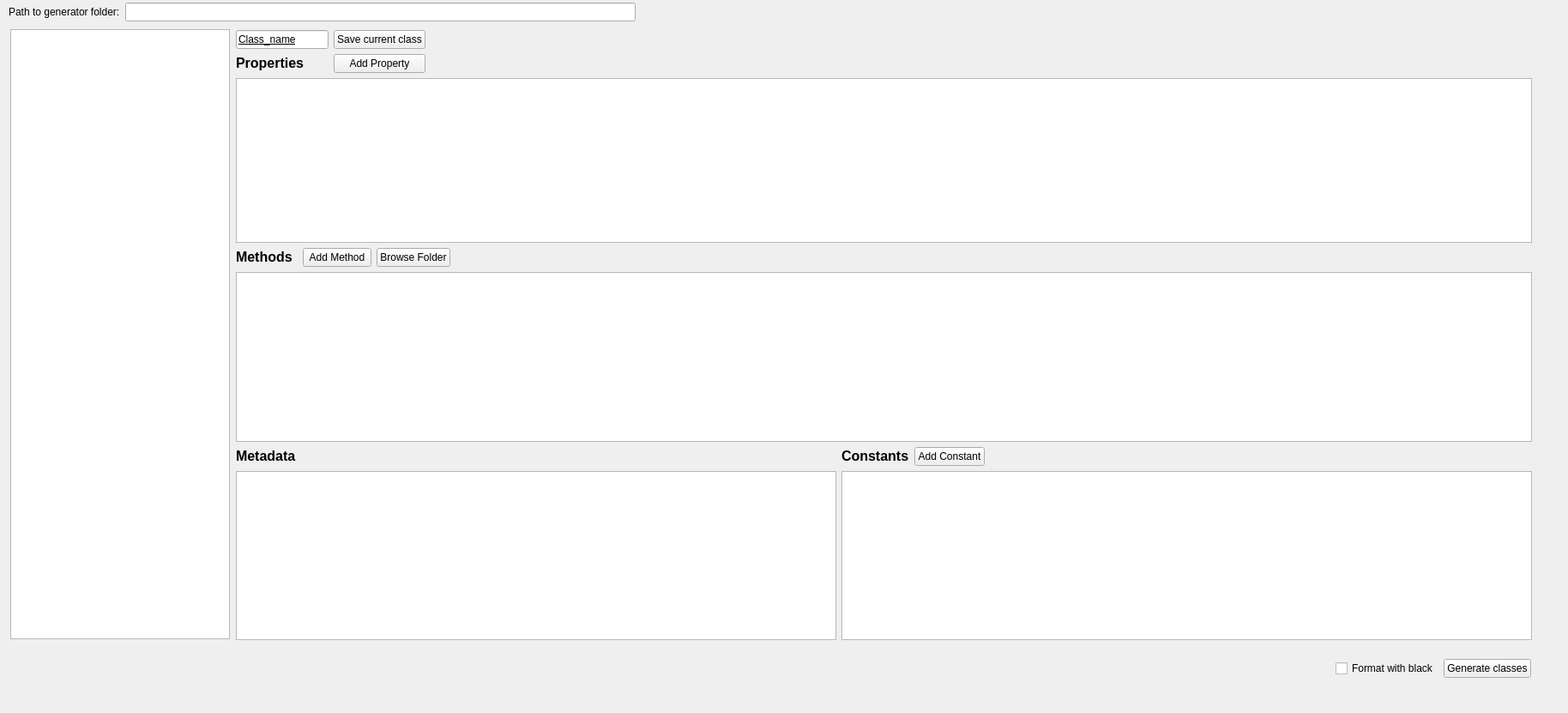
<?xml version="1.0" encoding="UTF-8"?>
<ui version="4.0">
 <class>DClassGenerator</class>
 <widget class="QWidget" name="DClassGenerator">
  <property name="geometry">
   <rect>
    <x>0</x>
    <y>0</y>
    <width>1828</width>
    <height>831</height>
   </rect>
  </property>
  <property name="windowTitle">
   <string>Pyleecan Class Generator</string>
  </property>
  <widget class="QTreeView" name="treeView">
   <property name="geometry">
    <rect>
     <x>12</x>
     <y>34</y>
     <width>256</width>
     <height>711</height>
    </rect>
   </property>
   <property name="sizePolicy">
    <sizepolicy hsizetype="Fixed" vsizetype="Expanding">
     <horstretch>0</horstretch>
     <verstretch>0</verstretch>
    </sizepolicy>
   </property>
   <property name="contextMenuPolicy">
    <enum>Qt::CustomContextMenu</enum>
   </property>
  </widget>
  <widget class="QWidget" name="layoutWidget">
   <property name="geometry">
    <rect>
     <x>14</x>
     <y>750</y>
     <width>1771</width>
     <height>58</height>
    </rect>
   </property>
   <layout class="QHBoxLayout" name="horizontalLayout">
    <item>
     <spacer name="horizontalSpacer">
      <property name="orientation">
       <enum>Qt::Horizontal</enum>
      </property>
      <property name="sizeHint" stdset="0">
       <size>
        <width>40</width>
        <height>20</height>
       </size>
      </property>
     </spacer>
    </item>
    <item>
     <layout class="QGridLayout" name="gridLayout">
      <item row="0" column="1">
       <widget class="QPushButton" name="b_genclass">
        <property name="text">
         <string>Generate classes</string>
        </property>
       </widget>
      </item>
      <item row="0" column="0">
       <widget class="QCheckBox" name="is_black">
        <property name="text">
         <string>Format with black</string>
        </property>
       </widget>
      </item>
     </layout>
    </item>
   </layout>
  </widget>
  <widget class="QWidget" name="layoutWidget">
   <property name="geometry">
    <rect>
     <x>275</x>
     <y>35</y>
     <width>1511</width>
     <height>711</height>
    </rect>
   </property>
   <layout class="QVBoxLayout" name="verticalLayout">
    <item>
     <layout class="QGridLayout" name="gridLayout_4">
      <item row="1" column="3">
       <spacer name="horizontalSpacer_4">
        <property name="orientation">
         <enum>Qt::Horizontal</enum>
        </property>
        <property name="sizeHint" stdset="0">
         <size>
          <width>40</width>
          <height>20</height>
         </size>
        </property>
       </spacer>
      </item>
      <item row="4" column="0" colspan="5">
       <widget class="QTableWidget" name="table_prop"/>
      </item>
      <item row="2" column="0" colspan="2">
       <widget class="QLabel" name="lab_param">
        <property name="text">
         <string>&lt;html&gt;&lt;head/&gt;&lt;body&gt;&lt;p&gt;&lt;span style=&quot; font-size:12pt; font-weight:700;&quot;&gt;Properties&lt;/span&gt;&lt;/p&gt;&lt;/body&gt;&lt;/html&gt;</string>
        </property>
       </widget>
      </item>
      <item row="2" column="3">
       <spacer name="horizontalSpacer_3">
        <property name="orientation">
         <enum>Qt::Horizontal</enum>
        </property>
        <property name="sizeHint" stdset="0">
         <size>
          <width>40</width>
          <height>20</height>
         </size>
        </property>
       </spacer>
      </item>
      <item row="1" column="2">
       <widget class="QPushButton" name="b_saveclass">
        <property name="toolTip">
         <string>&lt;html&gt;&lt;head/&gt;&lt;body&gt;&lt;p&gt;Save modifications made to current class&lt;/p&gt;&lt;/body&gt;&lt;/html&gt;</string>
        </property>
        <property name="text">
         <string>Save current class</string>
        </property>
       </widget>
      </item>
      <item row="2" column="2">
       <widget class="QPushButton" name="b_addprop">
        <property name="toolTip">
         <string>&lt;html&gt;&lt;head/&gt;&lt;body&gt;&lt;p&gt;Add new row at the bottom of property table&lt;/p&gt;&lt;/body&gt;&lt;/html&gt;</string>
        </property>
        <property name="text">
         <string>Add Property</string>
        </property>
       </widget>
      </item>
      <item row="1" column="0" colspan="2">
       <widget class="QLineEdit" name="le_classname">
        <property name="sizePolicy">
         <sizepolicy hsizetype="Maximum" vsizetype="Fixed">
          <horstretch>0</horstretch>
          <verstretch>0</verstretch>
         </sizepolicy>
        </property>
        <property name="maximumSize">
         <size>
          <width>400</width>
          <height>16777215</height>
         </size>
        </property>
        <property name="styleSheet">
         <string notr="true">font: 700 14pt &quot;Arial&quot;;
text-decoration: underline;</string>
        </property>
        <property name="text">
         <string>Class_name</string>
        </property>
       </widget>
      </item>
     </layout>
    </item>
    <item>
     <layout class="QGridLayout" name="gridLayout_3">
      <item row="0" column="0">
       <widget class="QLabel" name="lab_methods">
        <property name="text">
         <string>&lt;html&gt;&lt;head/&gt;&lt;body&gt;&lt;p&gt;&lt;span style=&quot; font-size:12pt; font-weight:700;&quot;&gt;Methods&lt;/span&gt;&lt;/p&gt;&lt;/body&gt;&lt;/html&gt;</string>
        </property>
       </widget>
      </item>
      <item row="1" column="0" colspan="5">
       <widget class="QTableWidget" name="table_meth"/>
      </item>
      <item row="0" column="2">
       <widget class="QPushButton" name="b_addmeth">
        <property name="toolTip">
         <string>&lt;html&gt;&lt;head/&gt;&lt;body&gt;&lt;p&gt;Add new row at the bottom of method list&lt;/p&gt;&lt;/body&gt;&lt;/html&gt;</string>
        </property>
        <property name="text">
         <string>Add Method</string>
        </property>
       </widget>
      </item>
      <item row="0" column="4">
       <spacer name="horizontalSpacer_2">
        <property name="orientation">
         <enum>Qt::Horizontal</enum>
        </property>
        <property name="sizeHint" stdset="0">
         <size>
          <width>40</width>
          <height>20</height>
         </size>
        </property>
       </spacer>
      </item>
      <item row="0" column="3">
       <widget class="QPushButton" name="b_browse">
        <property name="toolTip">
         <string>&lt;html&gt;&lt;head/&gt;&lt;body&gt;&lt;p&gt;Browse to method folder in explorer&lt;/p&gt;&lt;/body&gt;&lt;/html&gt;</string>
        </property>
        <property name="text">
         <string>Browse Folder</string>
        </property>
       </widget>
      </item>
     </layout>
    </item>
    <item>
     <layout class="QGridLayout" name="gridLayout_2">
      <item row="5" column="0">
       <widget class="QTableWidget" name="table_meta">
        <property name="sizePolicy">
         <sizepolicy hsizetype="Minimum" vsizetype="Expanding">
          <horstretch>0</horstretch>
          <verstretch>0</verstretch>
         </sizepolicy>
        </property>
        <property name="minimumSize">
         <size>
          <width>700</width>
          <height>0</height>
         </size>
        </property>
        <property name="maximumSize">
         <size>
          <width>750</width>
          <height>16777215</height>
         </size>
        </property>
       </widget>
      </item>
      <item row="2" column="0">
       <widget class="QLabel" name="lab_meta">
        <property name="text">
         <string>&lt;html&gt;&lt;head/&gt;&lt;body&gt;&lt;p&gt;&lt;span style=&quot; font-size:12pt; font-weight:700;&quot;&gt;Metadata&lt;/span&gt;&lt;/p&gt;&lt;/body&gt;&lt;/html&gt;</string>
        </property>
       </widget>
      </item>
      <item row="2" column="2">
       <widget class="QPushButton" name="b_addconst">
        <property name="toolTip">
         <string>&lt;html&gt;&lt;head/&gt;&lt;body&gt;&lt;p&gt;Add a new row at the bottom of constant table&lt;/p&gt;&lt;/body&gt;&lt;/html&gt;</string>
        </property>
        <property name="text">
         <string>Add Constant</string>
        </property>
       </widget>
      </item>
      <item row="2" column="1">
       <widget class="QLabel" name="lab_const">
        <property name="text">
         <string>&lt;html&gt;&lt;head/&gt;&lt;body&gt;&lt;p&gt;&lt;span style=&quot; font-size:12pt; font-weight:700;&quot;&gt;Constants&lt;/span&gt;&lt;/p&gt;&lt;/body&gt;&lt;/html&gt;</string>
        </property>
       </widget>
      </item>
      <item row="2" column="3">
       <spacer name="horizontalSpacer_5">
        <property name="orientation">
         <enum>Qt::Horizontal</enum>
        </property>
        <property name="sizeHint" stdset="0">
         <size>
          <width>40</width>
          <height>20</height>
         </size>
        </property>
       </spacer>
      </item>
      <item row="5" column="1" colspan="3">
       <widget class="QTableWidget" name="table_const">
        <property name="sizePolicy">
         <sizepolicy hsizetype="Minimum" vsizetype="Expanding">
          <horstretch>0</horstretch>
          <verstretch>0</verstretch>
         </sizepolicy>
        </property>
        <property name="minimumSize">
         <size>
          <width>400</width>
          <height>0</height>
         </size>
        </property>
        <property name="maximumSize">
         <size>
          <width>1200</width>
          <height>16777215</height>
         </size>
        </property>
       </widget>
      </item>
     </layout>
    </item>
   </layout>
  </widget>
  <widget class="QWidget" name="layoutWidget">
   <property name="geometry">
    <rect>
     <x>10</x>
     <y>0</y>
     <width>731</width>
     <height>28</height>
    </rect>
   </property>
   <layout class="QHBoxLayout" name="horizontalLayout_2">
    <item>
     <widget class="QLabel" name="label_path_classgen">
      <property name="text">
       <string>Path to generator folder:</string>
      </property>
     </widget>
    </item>
    <item>
     <widget class="QLineEdit" name="le_path_classgen"/>
    </item>
   </layout>
  </widget>
 </widget>
 <resources>
  <include location="../../Resources/pyleecan.qrc"/>
 </resources>
 <connections/>
</ui>
